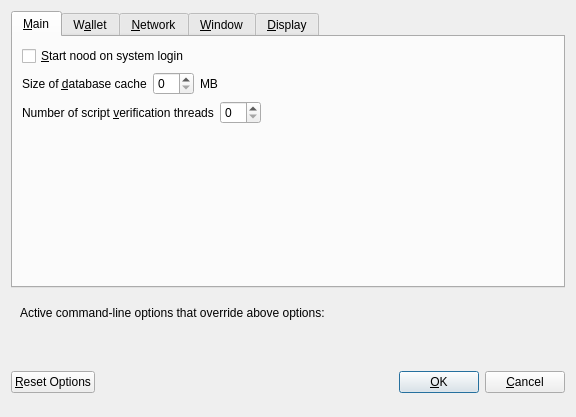
<?xml version="1.0" encoding="UTF-8"?>
<ui version="4.0">
 <class>OptionsDialog</class>
 <widget class="QDialog" name="OptionsDialog">
  <property name="geometry">
   <rect>
    <x>0</x>
    <y>0</y>
    <width>576</width>
    <height>417</height>
   </rect>
  </property>
  <property name="windowTitle">
   <string>Options</string>
  </property>
  <property name="modal">
   <bool>true</bool>
  </property>
  <layout class="QVBoxLayout" name="verticalLayout">
   <item>
    <widget class="QTabWidget" name="tabWidget">
     <property name="currentIndex">
      <number>0</number>
     </property>
     <widget class="QWidget" name="tabMain">
      <attribute name="title">
       <string>&amp;Main</string>
      </attribute>
      <layout class="QVBoxLayout" name="verticalLayout_Main">
       <item>
        <widget class="QCheckBox" name="bitcoinAtStartup">
         <property name="toolTip">
          <string>Automatically start nood after logging in to the system.</string>
         </property>
         <property name="text">
          <string>&amp;Start nood on system login</string>
         </property>
        </widget>
       </item>
       <item>
        <layout class="QHBoxLayout" name="horizontalLayout_2_Main">
         <item>
          <widget class="QLabel" name="databaseCacheLabel">
           <property name="text">
            <string>Size of &amp;database cache</string>
           </property>
           <property name="textFormat">
            <enum>Qt::PlainText</enum>
           </property>
           <property name="buddy">
            <cstring>databaseCache</cstring>
           </property>
          </widget>
         </item>
         <item>
          <widget class="QSpinBox" name="databaseCache"/>
         </item>
         <item>
          <widget class="QLabel" name="databaseCacheUnitLabel">
           <property name="text">
            <string>MB</string>
           </property>
           <property name="textFormat">
            <enum>Qt::PlainText</enum>
           </property>
          </widget>
         </item>
         <item>
          <spacer name="horizontalSpacer_2_Main">
           <property name="orientation">
            <enum>Qt::Horizontal</enum>
           </property>
           <property name="sizeHint" stdset="0">
            <size>
             <width>40</width>
             <height>20</height>
            </size>
           </property>
          </spacer>
         </item>
        </layout>
       </item>
       <item>
        <layout class="QHBoxLayout" name="horizontalLayout_3_Main">
         <item>
          <widget class="QLabel" name="threadsScriptVerifLabel">
           <property name="text">
            <string>Number of script &amp;verification threads</string>
           </property>
           <property name="textFormat">
            <enum>Qt::PlainText</enum>
           </property>
           <property name="buddy">
            <cstring>threadsScriptVerif</cstring>
           </property>
          </widget>
         </item>
         <item>
          <widget class="QSpinBox" name="threadsScriptVerif">
           <property name="toolTip">
            <string>(0 = auto, &lt;0 = leave that many cores free)</string>
           </property>
          </widget>
         </item>
         <item>
          <spacer name="horizontalSpacer_3_Main">
           <property name="orientation">
            <enum>Qt::Horizontal</enum>
           </property>
           <property name="sizeHint" stdset="0">
            <size>
             <width>40</width>
             <height>20</height>
            </size>
           </property>
          </spacer>
         </item>
        </layout>
       </item>
       <item>
        <spacer name="verticalSpacer_Main">
         <property name="orientation">
          <enum>Qt::Vertical</enum>
         </property>
         <property name="sizeHint" stdset="0">
          <size>
           <width>20</width>
           <height>40</height>
          </size>
         </property>
        </spacer>
       </item>
      </layout>
     </widget>
     <widget class="QWidget" name="tabWallet">
      <attribute name="title">
       <string>W&amp;allet</string>
      </attribute>
      <layout class="QVBoxLayout" name="verticalLayout_Wallet">
       <item>
        <widget class="QGroupBox" name="groupBox">
         <property name="title">
          <string>Expert</string>
         </property>
         <layout class="QVBoxLayout" name="verticalLayout_2">
          <item>
           <widget class="QCheckBox" name="coinControlFeatures">
            <property name="toolTip">
             <string>Whether to show coin control features or not.</string>
            </property>
            <property name="text">
             <string>Enable coin &amp;control features</string>
            </property>
           </widget>
          </item>
          <item>
           <widget class="QCheckBox" name="showMasternodesTab">
            <property name="toolTip">
             <string>Show additional tab listing all your masternodes in first sub-tab&lt;br/&gt;and all masternodes on the network in second sub-tab.</string>
            </property>
            <property name="text">
             <string>Show Masternodes Tab</string>
            </property>
           </widget>
          </item>
          <item>
           <widget class="QCheckBox" name="spendZeroConfChange">
            <property name="toolTip">
             <string>If you disable the spending of unconfirmed change, the change from a transaction&lt;br/&gt;cannot be used until that transaction has at least one confirmation.&lt;br/&gt;This also affects how your balance is computed.</string>
            </property>
            <property name="text">
             <string>&amp;Spend unconfirmed change</string>
            </property>
           </widget>
          </item>
         </layout>
        </widget>
       </item>
       <item>
        <spacer name="verticalSpacer_Wallet">
         <property name="orientation">
          <enum>Qt::Vertical</enum>
         </property>
         <property name="sizeHint" stdset="0">
          <size>
           <width>20</width>
           <height>40</height>
          </size>
         </property>
        </spacer>
       </item>
      </layout>
     </widget>
     <widget class="QWidget" name="tabNetwork">
      <attribute name="title">
       <string>&amp;Network</string>
      </attribute>
      <layout class="QVBoxLayout" name="verticalLayout_Network">
       <item>
        <widget class="QCheckBox" name="mapPortUpnp">
         <property name="toolTip">
          <string>Automatically open the nood client port on the router. This only works when your router supports UPnP and it is enabled.</string>
         </property>
         <property name="text">
          <string>Map port using &amp;UPnP</string>
         </property>
        </widget>
       </item>
       <item>
        <widget class="QCheckBox" name="allowIncoming">
         <property name="toolTip">
          <string>Accept connections from outside</string>
         </property>
         <property name="text">
          <string>Allow incoming connections</string>
         </property>
        </widget>
       </item>
       <item>
        <widget class="QCheckBox" name="connectSocks">
         <property name="toolTip">
          <string>Connect to the nood network through a SOCKS5 proxy.</string>
         </property>
         <property name="text">
          <string>&amp;Connect through SOCKS5 proxy (default proxy):</string>
         </property>
        </widget>
       </item>
       <item>
        <layout class="QHBoxLayout" name="horizontalLayout_1_Network">
         <item>
          <widget class="QLabel" name="proxyIpLabel">
           <property name="text">
            <string>Proxy &amp;IP:</string>
           </property>
           <property name="textFormat">
            <enum>Qt::PlainText</enum>
           </property>
           <property name="buddy">
            <cstring>proxyIp</cstring>
           </property>
          </widget>
         </item>
         <item>
          <widget class="QValidatedLineEdit" name="proxyIp">
           <property name="minimumSize">
            <size>
             <width>140</width>
             <height>0</height>
            </size>
           </property>
           <property name="maximumSize">
            <size>
             <width>140</width>
             <height>16777215</height>
            </size>
           </property>
           <property name="toolTip">
            <string>IP address of the proxy (e.g. IPv4: 127.0.0.1 / IPv6: ::1)</string>
           </property>
          </widget>
         </item>
         <item>
          <widget class="QLabel" name="proxyPortLabel">
           <property name="text">
            <string>&amp;Port:</string>
           </property>
           <property name="textFormat">
            <enum>Qt::PlainText</enum>
           </property>
           <property name="buddy">
            <cstring>proxyPort</cstring>
           </property>
          </widget>
         </item>
         <item>
          <widget class="QLineEdit" name="proxyPort">
           <property name="minimumSize">
            <size>
             <width>55</width>
             <height>0</height>
            </size>
           </property>
           <property name="maximumSize">
            <size>
             <width>55</width>
             <height>16777215</height>
            </size>
           </property>
           <property name="toolTip">
            <string>Port of the proxy (e.g. 9050)</string>
           </property>
          </widget>
         </item>
         <item>
          <spacer name="horizontalSpacer_1_Network">
           <property name="orientation">
            <enum>Qt::Horizontal</enum>
           </property>
           <property name="sizeHint" stdset="0">
            <size>
             <width>40</width>
             <height>20</height>
            </size>
           </property>
          </spacer>
         </item>
        </layout>
       </item>
       <item>
        <spacer name="verticalSpacer_Network">
         <property name="orientation">
          <enum>Qt::Vertical</enum>
         </property>
         <property name="sizeHint" stdset="0">
          <size>
           <width>20</width>
           <height>40</height>
          </size>
         </property>
        </spacer>
       </item>
      </layout>
     </widget>
     <widget class="QWidget" name="tabWindow">
      <attribute name="title">
       <string>&amp;Window</string>
      </attribute>
      <layout class="QVBoxLayout" name="verticalLayout_Window">
       <item>
        <widget class="QCheckBox" name="minimizeToTray">
         <property name="toolTip">
          <string>Show only a tray icon after minimizing the window.</string>
         </property>
         <property name="text">
          <string>&amp;Minimize to the tray instead of the taskbar</string>
         </property>
        </widget>
       </item>
       <item>
        <widget class="QCheckBox" name="minimizeOnClose">
         <property name="toolTip">
          <string>Minimize instead of exit the application when the window is closed. When this option is enabled, the application will be closed only after selecting Quit in the menu.</string>
         </property>
         <property name="text">
          <string>M&amp;inimize on close</string>
         </property>
        </widget>
       </item>
       <item>
        <spacer name="verticalSpacer_Window">
         <property name="orientation">
          <enum>Qt::Vertical</enum>
         </property>
         <property name="sizeHint" stdset="0">
          <size>
           <width>20</width>
           <height>40</height>
          </size>
         </property>
        </spacer>
       </item>
      </layout>
     </widget>
     <widget class="QWidget" name="tabDisplay">
      <attribute name="title">
       <string>&amp;Display</string>
      </attribute>
      <layout class="QVBoxLayout" name="verticalLayout_Display">
       <item>
        <layout class="QHBoxLayout" name="horizontalLayout_1_Display">
         <item>
          <widget class="QLabel" name="langLabel">
           <property name="text">
            <string>User Interface &amp;language:</string>
           </property>
           <property name="textFormat">
            <enum>Qt::PlainText</enum>
           </property>
           <property name="buddy">
            <cstring>lang</cstring>
           </property>
          </widget>
         </item>
         <item>
          <widget class="QValueComboBox" name="lang">
           <property name="toolTip">
            <string>The user interface language can be set here. This setting will take effect after restarting nood.</string>
           </property>
          </widget>
         </item>
        </layout>
       </item>
       <item>
        <widget class="QLabel" name="label_3">
         <property name="toolTip">
          <string notr="true"/>
         </property>
         <property name="statusTip">
          <string notr="true"/>
         </property>
         <property name="whatsThis">
          <string notr="true"/>
         </property>
         <property name="accessibleName">
          <string notr="true"/>
         </property>
         <property name="text">
          <string>Language missing or translation incomplete? Help contributing translations here:
https://www.transifex.com/noodcoin/nood-project-translations</string>
         </property>
         <property name="wordWrap">
          <bool>true</bool>
         </property>
         <property name="openExternalLinks">
          <bool>true</bool>
         </property>
         <property name="textInteractionFlags">
          <set>Qt::TextBrowserInteraction</set>
         </property>
        </widget>
       </item>
       <item>
        <layout class="QHBoxLayout" name="horizontalLayout_4_Display" stretch="0,0">
         <item>
          <widget class="QLabel" name="themeLabel">
           <property name="text">
            <string>User Interface Theme:</string>
           </property>
          </widget>
         </item>
         <item>
          <widget class="QValueComboBox" name="theme"/>
         </item>
        </layout>
       </item>
       <item>
        <widget class="Line" name="line">
         <property name="orientation">
          <enum>Qt::Horizontal</enum>
         </property>
        </widget>
       </item>
       <item>
        <layout class="QHBoxLayout" name="horizontalLayout_2_Display">
         <item>
          <widget class="QLabel" name="unitLabel">
           <property name="text">
            <string>&amp;Unit to show amounts in:</string>
           </property>
           <property name="textFormat">
            <enum>Qt::PlainText</enum>
           </property>
           <property name="buddy">
            <cstring>unit</cstring>
           </property>
          </widget>
         </item>
         <item>
          <widget class="QValueComboBox" name="unit">
           <property name="toolTip">
            <string>Choose the default subdivision unit to show in the interface and when sending coins.</string>
           </property>
          </widget>
         </item>
        </layout>
       </item>
       <item>
        <layout class="QHBoxLayout" name="horizontalLayout_5_Display">
         <item>
          <widget class="QLabel" name="digitsLabel">
           <property name="text">
            <string>Decimal digits</string>
           </property>
          </widget>
         </item>
         <item>
          <widget class="QValueComboBox" name="digits"/>
         </item>
        </layout>
       </item>
       <item>
        <layout class="QHBoxLayout" name="horizontalLayout_3_Display">
         <item>
          <widget class="QLabel" name="thirdPartyTxUrlsLabel">
           <property name="toolTip">
            <string>Third party URLs (e.g. a block explorer) that appear in the transactions tab as context menu items. %s in the URL is replaced by transaction hash. Multiple URLs are separated by vertical bar |.</string>
           </property>
           <property name="text">
            <string>Third party transaction URLs</string>
           </property>
           <property name="buddy">
            <cstring>thirdPartyTxUrls</cstring>
           </property>
          </widget>
         </item>
         <item>
          <widget class="QLineEdit" name="thirdPartyTxUrls">
           <property name="toolTip">
            <string>Third party URLs (e.g. a block explorer) that appear in the transactions tab as context menu items. %s in the URL is replaced by transaction hash. Multiple URLs are separated by vertical bar |.</string>
           </property>
          </widget>
         </item>
        </layout>
       </item>
       <item>
        <spacer name="verticalSpacer">
         <property name="orientation">
          <enum>Qt::Vertical</enum>
         </property>
         <property name="sizeHint" stdset="0">
          <size>
           <width>20</width>
           <height>40</height>
          </size>
         </property>
        </spacer>
       </item>
      </layout>
     </widget>
    </widget>
   </item>
   <item>
    <widget class="QFrame" name="frame">
     <layout class="QVBoxLayout" name="verticalLayout_Bottom">
      <item>
       <layout class="QHBoxLayout" name="horizontalLayout_Bottom">
        <item>
         <widget class="QLabel" name="overriddenByCommandLineInfoLabel">
          <property name="text">
           <string>Active command-line options that override above options:</string>
          </property>
          <property name="textFormat">
           <enum>Qt::PlainText</enum>
          </property>
         </widget>
        </item>
        <item>
         <spacer name="horizontalSpacer_Bottom">
          <property name="orientation">
           <enum>Qt::Horizontal</enum>
          </property>
          <property name="sizeHint" stdset="0">
           <size>
            <width>40</width>
            <height>20</height>
           </size>
          </property>
         </spacer>
        </item>
       </layout>
      </item>
      <item>
       <widget class="QLabel" name="overriddenByCommandLineLabel">
        <property name="text">
         <string/>
        </property>
        <property name="textFormat">
         <enum>Qt::PlainText</enum>
        </property>
        <property name="wordWrap">
         <bool>true</bool>
        </property>
       </widget>
      </item>
     </layout>
    </widget>
   </item>
   <item>
    <layout class="QHBoxLayout" name="horizontalLayout_Buttons">
     <item>
      <widget class="QPushButton" name="resetButton">
       <property name="toolTip">
        <string>Reset all client options to default.</string>
       </property>
       <property name="text">
        <string>&amp;Reset Options</string>
       </property>
       <property name="autoDefault">
        <bool>false</bool>
       </property>
      </widget>
     </item>
     <item>
      <spacer name="horizontalSpacer_1">
       <property name="orientation">
        <enum>Qt::Horizontal</enum>
       </property>
       <property name="sizeHint" stdset="0">
        <size>
         <width>40</width>
         <height>48</height>
        </size>
       </property>
      </spacer>
     </item>
     <item>
      <widget class="QLabel" name="statusLabel">
       <property name="minimumSize">
        <size>
         <width>200</width>
         <height>0</height>
        </size>
       </property>
       <property name="font">
        <font>
         <weight>75</weight>
         <bold>true</bold>
        </font>
       </property>
       <property name="text">
        <string/>
       </property>
       <property name="textFormat">
        <enum>Qt::PlainText</enum>
       </property>
       <property name="wordWrap">
        <bool>true</bool>
       </property>
      </widget>
     </item>
     <item>
      <spacer name="horizontalSpacer_2">
       <property name="orientation">
        <enum>Qt::Horizontal</enum>
       </property>
       <property name="sizeHint" stdset="0">
        <size>
         <width>40</width>
         <height>48</height>
        </size>
       </property>
      </spacer>
     </item>
     <item>
      <widget class="QPushButton" name="okButton">
       <property name="text">
        <string>&amp;OK</string>
       </property>
       <property name="autoDefault">
        <bool>false</bool>
       </property>
       <property name="default">
        <bool>true</bool>
       </property>
      </widget>
     </item>
     <item>
      <widget class="QPushButton" name="cancelButton">
       <property name="text">
        <string>&amp;Cancel</string>
       </property>
       <property name="autoDefault">
        <bool>false</bool>
       </property>
      </widget>
     </item>
    </layout>
   </item>
  </layout>
 </widget>
 <customwidgets>
  <customwidget>
   <class>QValidatedLineEdit</class>
   <extends>QLineEdit</extends>
   <header>qvalidatedlineedit.h</header>
  </customwidget>
  <customwidget>
   <class>QValueComboBox</class>
   <extends>QComboBox</extends>
   <header>qvaluecombobox.h</header>
  </customwidget>
 </customwidgets>
 <resources/>
 <connections/>
</ui>
